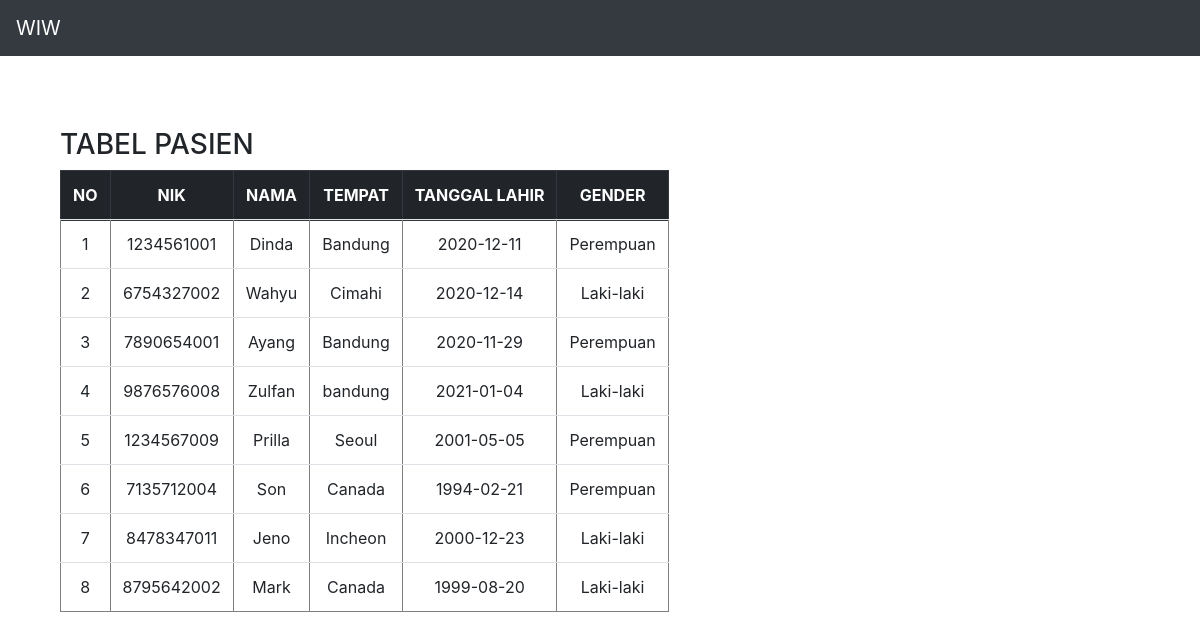
The page / on the database its author committed.
### tables this page shows
CREATE TABLE `pasien`  (
  `id` int NOT NULL AUTO_INCREMENT,
  `nik` varchar(100) NOT NULL,
  `nama` varchar(100) NOT NULL,
  `tempat` varchar(100) NOT NULL,
  `tl` varchar(100) NOT NULL,
  `gender` varchar(10) NOT NULL,
  `email` varchar(100) NOT NULL,
  `telp` varchar(100) NOT NULL,
  PRIMARY KEY (`id`) USING BTREE
);

### presenter/ProsesPasien.php (called while the page is built, shortened)
<?php
class ProsesPasien implements KontrakPasienPresenter
{
	private $tabelpasien;
	private $data = [];
	function __construct()
	{
		try {
			$db_host = "localhost";
			$db_user = "root";
			$db_password = "";
			$db_name = "db_dpbo_lp11";
			$this->tabelpasien = new TabelPasien($db_host, $db_user, $db_password, $db_name);
			$this->data = array();
		} catch (Exception $e) {
			echo "wiw error" . $e->getMessage();
		}
	}
	function prosesDataPasien()
	{
		try {
			$this->tabelpasien->open();
			$this->tabelpasien->getPasien();
			while ($row = $this->tabelpasien->getResult()) {
				$this->data[] = $row;
			}
		} catch (Exception $e) {
			echo "wiw error part 2" . $e->getMessage();
		}
	}
	function getNik($i)
	{
		return $this->data[$i]['nik'];
	}
	function getNama($i)
	{
		return $this->data[$i]['nama'];
	}
	function getTempat($i)
	{
		return $this->data[$i]['tempat'];
	}
	function getTl($i)
	{
		return $this->data[$i]['tl'];
	}
	function getGender($i)
	{
		return $this->data[$i]['gender'];
	}
	function getSize()
	{
		return sizeof($this->data);
	}
}

### index.php (called while the page is built, shortened)
<?php
include_once("model/Template.class.php");
include_once("model/DB.class.php");
include_once("view/TampilPasien.php");
$tp = new TampilPasien();
$data = $tp->tampil();

### model/DB.class.php (called while the page is built, shortened)
<?php
class DB
{
	var $db_host = '';
	var $db_user = '';
	var $db_password = '';
	var $db_name = '';
	var $db_link = '';
	function __construct($db_host = '', $db_user = '', $db_password = '', $db_name = '')
	{
		$this->db_host = $db_host;
		$this->db_user = $db_user;
		$this->db_password = $db_password;
		$this->db_name = $db_name;
	}
	function open()
	{
		$this->db_link = mysqli_connect($this->db_host, $this->db_user, $this->db_password, $this->db_name);
	}
	function execute($query = "")
	{
		$this->result = mysqli_query($this->db_link, $query);
		return $this->result;
	}
}

### model/TabelPasien.class.php (called while the page is built)
<?php
class TabelPasien extends DB
{
	function getPasien()
	{
		$query = "SELECT * FROM pasien";
		return $this->execute($query);
	}
}

### view/TampilPasien.php (the view, shortened to what this page needs)
<?php
include_once("presenter/ProsesPasien.php");
class TampilPasien implements KontrakPasienView
{
	private $prosespasien;
	function __construct()
	{
		$this->prosespasien = new ProsesPasien();
	}
	function tampil()
	{
		$this->prosespasien->prosesDataPasien();
		$data = null;
		for ($i = 0; $i < $this->prosespasien->getSize(); $i++) {
			$no = $i + 1;
			$data .= "<tr>
			<td>" . $no . "</td>
			<td>" . $this->prosespasien->getNik($i) . "</td>
			<td>" . $this->prosespasien->getNama($i) . "</td>
			<td>" . $this->prosespasien->getTempat($i) . "</td>
			<td>" . $this->prosespasien->getTl($i) . "</td>
			<td>" . $this->prosespasien->getGender($i) . "</td>";
		}
	}
}

### model/Template.class.php (shortened to what this page needs)
<?php
class Template{
	var $content = '';
	function __construct($filename = ''){
		$this->content = implode('', @file($filename));
	}
	function clear(){
		$this->content = preg_replace("/DATA_[A-Z|_|0-9]+/", "", $this->content);
	}
	function write(){
		print $this->content;
	}
	function replace($old = '', $new = ''){
		if(is_int($new)){
			$value = sprintf("%d", $new);
		}elseif(is_float($new)){
			$value = sprintf("%f", $new);
		}elseif(is_array($new)){
			$value = '';
			foreach( $new as $item){
				$value .= $item. '';
			}
		}else{
			$value = $new;
		}
		$this->content = preg_replace("/$old/",  $value, $this->content);
	}
}

### rows shown on the page
pasien: no "1", nik "1234561001", nama "Dinda", tempat "Bandung", tl "2020-12-11", gender "Perempuan"
pasien: no "2", nik "6754327002", nama "Wahyu", tempat "Cimahi", tl "2020-12-14", gender "Laki-laki"
pasien: no "3", nik "7890654001", nama "Ayang", tempat "Bandung", tl "2020-11-29", gender "Perempuan"
pasien: no "4", nik "9876576008", nama "Zulfan", tempat "bandung", tl "2021-01-04", gender "Laki-laki"
pasien: no "5", nik "1234567009", nama "Prilla", tempat "Seoul", tl "2001-05-05", gender "Perempuan"
pasien: no "6", nik "7135712004", nama "Son", tempat "Canada", tl "1994-02-21", gender "Perempuan"
pasien: no "7", nik "8478347011", nama "Jeno", tempat "Incheon", tl "2000-12-23", gender "Laki-laki"
pasien: no "8", nik "8795642002", nama "Mark", tempat "Canada", tl "1999-08-20", gender "Laki-laki"

### other values the page prints
$this->content "WIW TABEL PASIEN NO NIK NAMA TEMPAT TANGGAL LAHIR GENDER"
